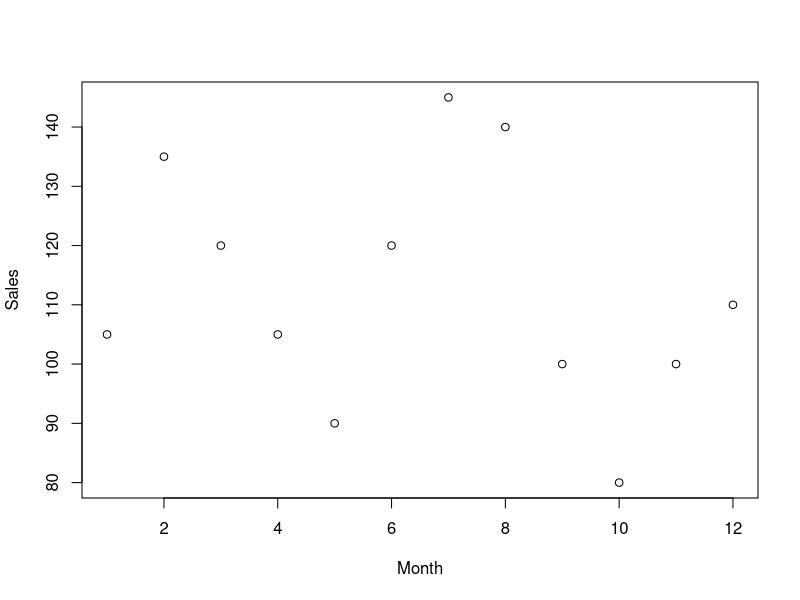

Reproduce this figure in R. (Note: this script raises an error after producing the figure.)
month<-c(1:12)
sales<-c(105,135,120,105,90,120,145,140,100,80,100,110)
plot(month,sales,xlab = "Month",ylab = "Sales")
mov_avg<-sales
for(i in 1:10){
mov_avg[i+1]<-(sales[i]+sales[i+1]+sales[i+2])/3
}
mov_avg
lines.ts(mov_avg)
